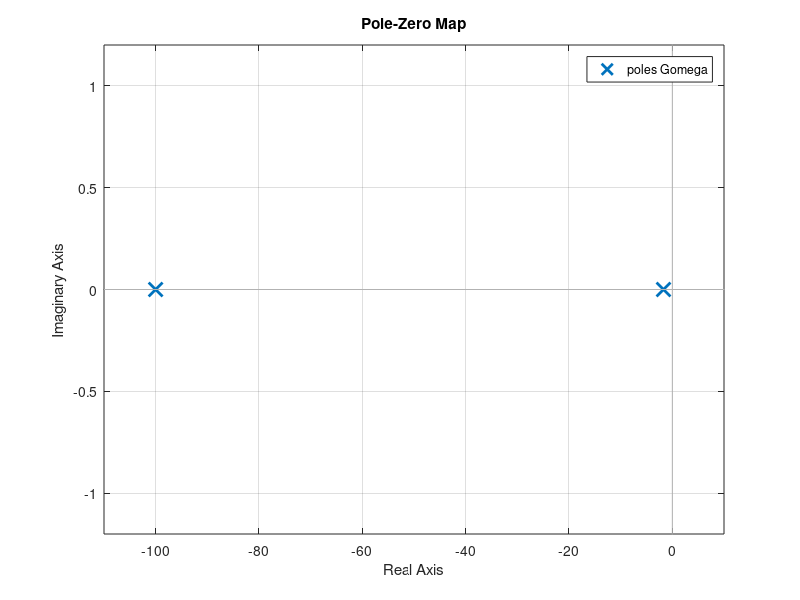
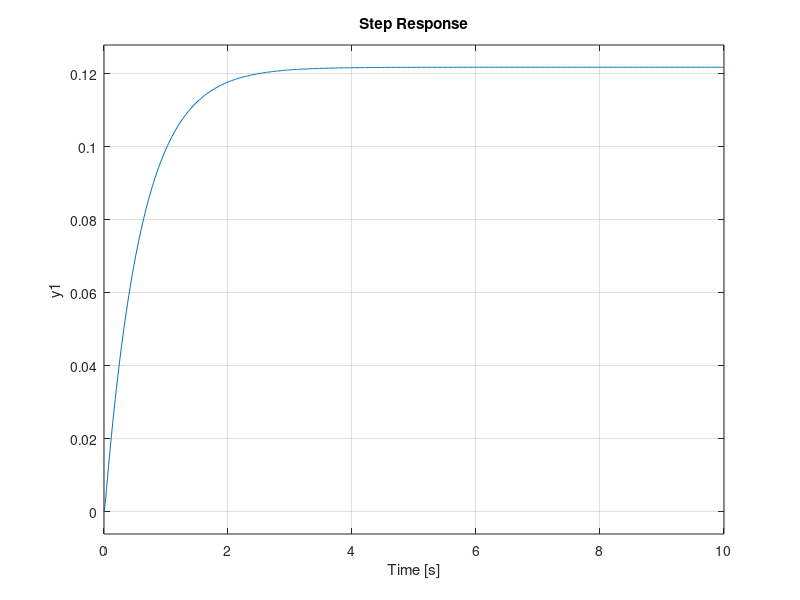

Recreate these plots in MATLAB, in order. (Note: this script raises an error after producing the figures.)
% Parametros da funcao de transferencia
K1 = 100;
Km = 2.083;
Kg = 0.1;
a  = 100;
am = 1.71;
%
% Funcao de transferencia da velocidade angular do sistema
s = tf('s');
Gomega = (K1*Km*Kg)/((s+a)*(s+am))
%
% Calculo dos polos da funcao de transferencia Gm
pole(Gomega)
%
% Expansao em fracoes parciais
% caso nao haja multiplos polos:
%       B(s)       R(1)       R(2)             R(n)
%       ----  =  -------- + -------- + ... + -------- + K(s)
%       A(s)     s - P(1)   s - P(2)         s - P(n)
%
B=K1*Km*Kg;
A=[1 a+am a*am];
[R,P,K]=residue(B,A)
%
% Plot dos polos e zeros de Gm
%
figure(1)
pzmap(Gomega)
% Resposta a entrada degrau do sistema
figure(2)
t=0:0.02:10;
step(Gomega,t)
grid on
% Caracteristicas da resposta a degrau
stepinfo(Gomega)
